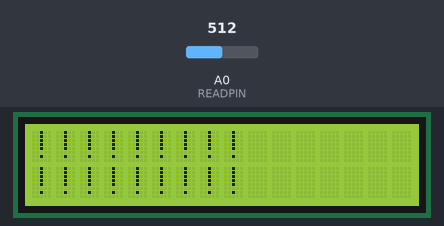
The sketch below on a simulated Arduino Uno, built with avr-gcc and run on an emulated ATmega328P. Shown: 16×2 character LCD. Inputs (shaded band) come from the test bench; at power-on: A0 (READPIN) = 512. What the sketch prints to the serial monitor is not drawn.

Above: at 1.2 s.
1.3 s: A0 (READPIN) set to 59
2.8 s: A0 (READPIN) set to 50
At 4.0 s:
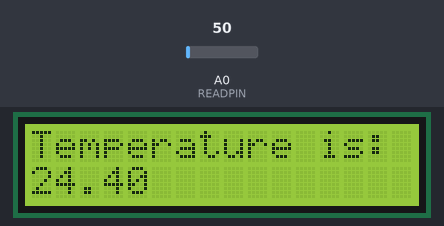
4.7 s: A0 (READPIN) set to 16
At 5.3 s:
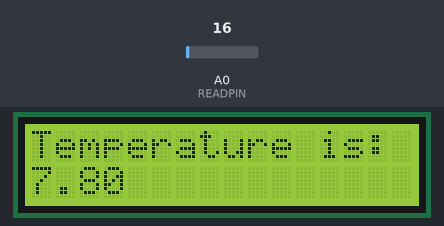
6.4 s: A0 (READPIN) set to 122
At 7.5 s:
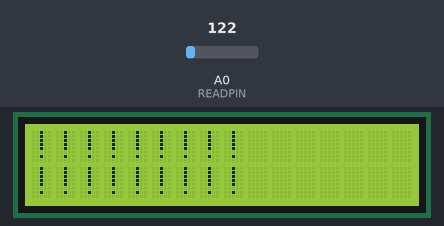
Timing chart, 0 to 9.1 s (numbered marks = the images above; inputs shaded):
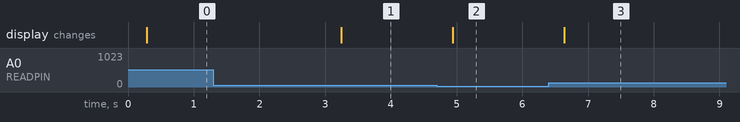

Measured:
- the behaviour switches between 54 and 53 on A0 (READPIN) (found by bisection; images 0 and 1)
- after the input at 1.3 s, every drawn part: stays the same
- after the input at 2.8 s, the display: changes after 0.44 s (image 1)
- after the input at 4.7 s, the display: changes after 0.24 s (image 2)
- after the input at 6.4 s, the display: changes after 0.24 s (image 3)

The sketch:

Ex11TempAndLCD.ino
```cpp
#include <Wire.h>


//#include <LiquidCrystal_I2C.h>
#include <LiquidCrystal_I2C.h>


LiquidCrystal_I2C lcd(0x27,  16, 2);

#define READPIN A0


void setup() {
  // put your setup code here, to run once:
//pinMode(READPIN, INPUT);
Serial.begin(115200);
lcd.init();
lcd.backlight();

}

void loop() {
  // put your main code here, to run repeatedly:
int a = analogRead(READPIN);
a = map(a,0,1023,0,5000);
float b = (float)a;
b = (b/10);
Serial.print(b);
Serial.print(u8"\u00b0"); //to make deg sign with 7bit ascii
//Serial.write(176);
Serial.write(67);
Serial.println();
delay(200);


if(b > 26) {
lcd.clear();
lcd.setCursor(0,0);
lcd.print("!!!!!!!!!");
lcd.setCursor(0,1);
lcd.print("!!!!!!!!!");
} else {
lcd.clear();
lcd.setCursor(0,0);
lcd.print("Temperature is: ");
lcd.setCursor(0,1);
lcd.print(b);

}

delay(200);


}
```
